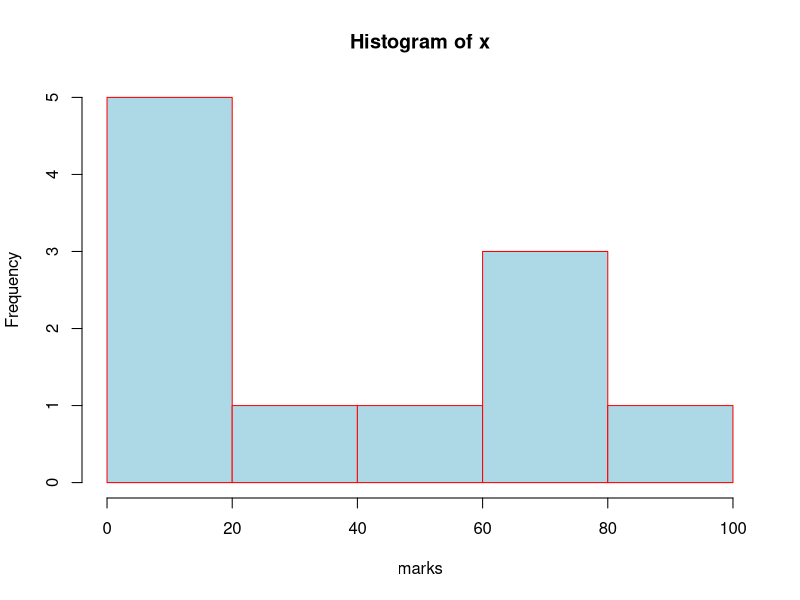
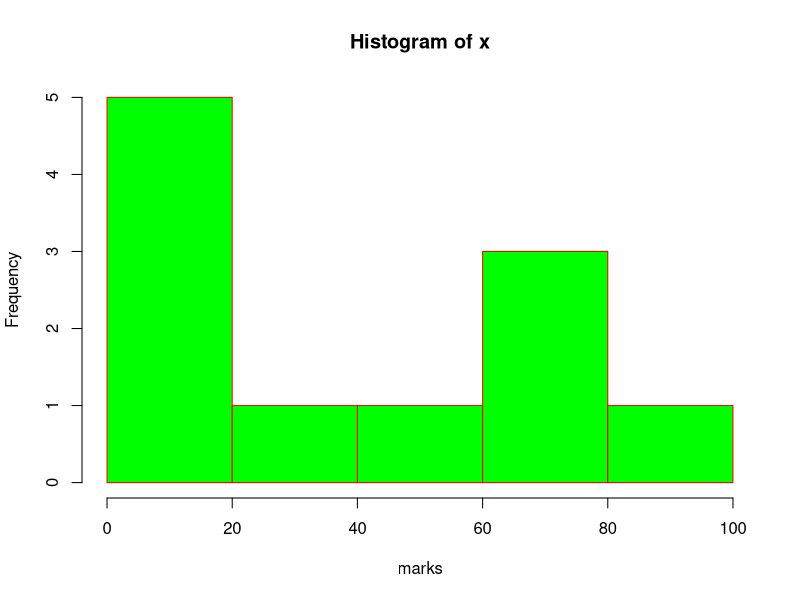

These figures' R source, in order:
x<-c(9,4,33,77,44,66,5,77,88,5,6)

png(file='histo.jpg')

hist(x,xlab='marks',col='green',border='red')

dev.off()

hist(x,xlab='marks',col='light blue',border='red')